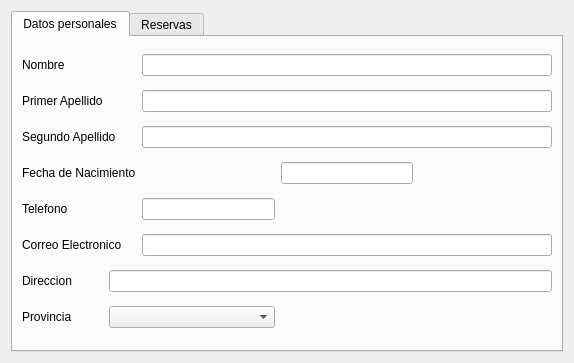
<?xml version="1.0" encoding="UTF-8"?>
<ui version="4.0">
 <class>Form</class>
 <widget class="QWidget" name="Form">
  <property name="geometry">
   <rect>
    <x>0</x>
    <y>0</y>
    <width>574</width>
    <height>363</height>
   </rect>
  </property>
  <property name="windowTitle">
   <string>Form</string>
  </property>
  <layout class="QGridLayout" name="gridLayout_2">
   <item row="0" column="0">
    <widget class="QTabWidget" name="tabWidget">
     <property name="currentIndex">
      <number>0</number>
     </property>
     <widget class="QWidget" name="tab">
      <attribute name="title">
       <string>Datos personales</string>
      </attribute>
      <layout class="QGridLayout" name="gridLayout">
       <item row="0" column="0">
        <widget class="QLabel" name="label">
         <property name="text">
          <string>Nombre</string>
         </property>
         <property name="buddy">
          <cstring>mui_nomsocio</cstring>
         </property>
        </widget>
       </item>
       <item row="0" column="2" colspan="3">
        <widget class="QLineEdit" name="mui_nomsocio"/>
       </item>
       <item row="1" column="0">
        <widget class="QLabel" name="label_2">
         <property name="text">
          <string>Primer Apellido</string>
         </property>
         <property name="buddy">
          <cstring>mui_apellido1socio</cstring>
         </property>
        </widget>
       </item>
       <item row="1" column="2" colspan="3">
        <widget class="QLineEdit" name="mui_apellido1socio"/>
       </item>
       <item row="2" column="0" colspan="2">
        <widget class="QLabel" name="label_3">
         <property name="text">
          <string>Segundo Apellido</string>
         </property>
         <property name="buddy">
          <cstring>mui_apellido2socio</cstring>
         </property>
        </widget>
       </item>
       <item row="2" column="2" colspan="3">
        <widget class="QLineEdit" name="mui_apellido2socio"/>
       </item>
       <item row="3" column="0" colspan="2">
        <widget class="QLabel" name="label_4">
         <property name="text">
          <string>Fecha de Nacimiento</string>
         </property>
         <property name="buddy">
          <cstring>mui_fechanacimientosocio</cstring>
         </property>
        </widget>
       </item>
       <item row="3" column="2">
        <spacer name="horizontalSpacer_2">
         <property name="orientation">
          <enum>Qt::Horizontal</enum>
         </property>
         <property name="sizeType">
          <enum>QSizePolicy::Fixed</enum>
         </property>
         <property name="sizeHint" stdset="0">
          <size>
           <width>30</width>
           <height>20</height>
          </size>
         </property>
        </spacer>
       </item>
       <item row="3" column="3">
        <widget class="BlDateSearch" name="mui_fechanacimientosocio">
         <property name="maximumSize">
          <size>
           <width>150</width>
           <height>16777215</height>
          </size>
         </property>
        </widget>
       </item>
       <item row="3" column="4">
        <spacer name="horizontalSpacer">
         <property name="orientation">
          <enum>Qt::Horizontal</enum>
         </property>
         <property name="sizeHint" stdset="0">
          <size>
           <width>40</width>
           <height>20</height>
          </size>
         </property>
        </spacer>
       </item>
       <item row="4" column="0">
        <widget class="QLabel" name="label_5">
         <property name="text">
          <string>Telefono</string>
         </property>
         <property name="buddy">
          <cstring>mui_telsocio</cstring>
         </property>
        </widget>
       </item>
       <item row="5" column="0" colspan="2">
        <widget class="QLabel" name="label_6">
         <property name="text">
          <string>Correo Electronico</string>
         </property>
         <property name="buddy">
          <cstring>mui_mailsocio</cstring>
         </property>
        </widget>
       </item>
       <item row="5" column="2" colspan="3">
        <widget class="QLineEdit" name="mui_mailsocio"/>
       </item>
       <item row="6" column="0">
        <widget class="QLabel" name="label_7">
         <property name="text">
          <string>Direccion</string>
         </property>
         <property name="buddy">
          <cstring>mui_dirsocio</cstring>
         </property>
        </widget>
       </item>
       <item row="6" column="1" colspan="4">
        <widget class="QLineEdit" name="mui_dirsocio"/>
       </item>
       <item row="7" column="0">
        <widget class="QLabel" name="label_8">
         <property name="text">
          <string>Provincia</string>
         </property>
         <property name="buddy">
          <cstring>mui_idprovincia</cstring>
         </property>
        </widget>
       </item>
       <item row="7" column="1" colspan="2">
        <widget class="BlComboBox" name="mui_idprovincia"/>
       </item>
       <item row="4" column="2">
        <widget class="QLineEdit" name="mui_telsocio"/>
       </item>
      </layout>
     </widget>
     <widget class="QWidget" name="tab_2">
      <attribute name="title">
       <string>Reservas</string>
      </attribute>
      <layout class="QGridLayout" name="gridLayout_3">
       <item row="0" column="0">
        <widget class="BlSubForm" name="mui_list" native="true"/>
       </item>
      </layout>
     </widget>
    </widget>
   </item>
  </layout>
 </widget>
 <customwidgets>
  <customwidget>
   <class>BlComboBox</class>
   <extends>QComboBox</extends>
   <header>blcombobox.h</header>
  </customwidget>
  <customwidget>
   <class>BlDateSearch</class>
   <extends>QLineEdit</extends>
   <header>bldatesearch.h</header>
  </customwidget>
  <customwidget>
   <class>BlSubForm</class>
   <extends>QWidget</extends>
   <header>blsubform.h</header>
   <container>1</container>
  </customwidget>
 </customwidgets>
 <resources/>
 <connections/>
</ui>
